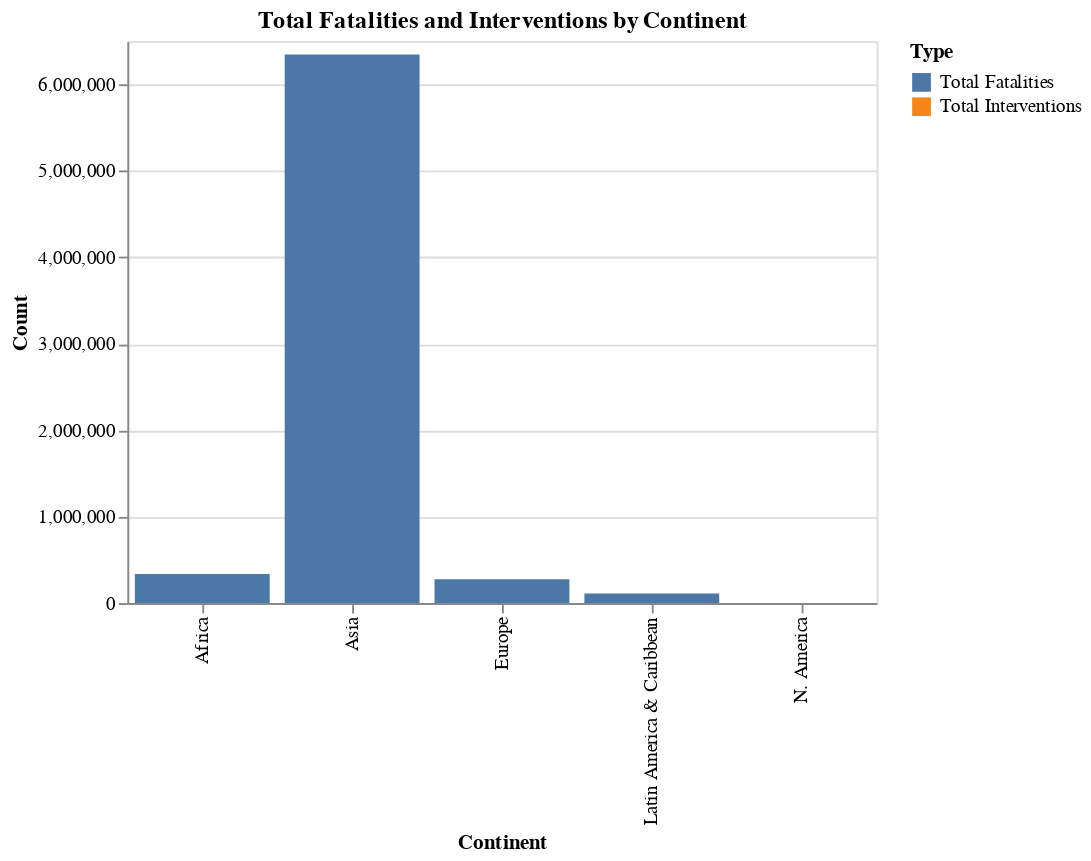

The notebook cell this image was saved under:
### Code cell
fatalities_df = df.groupby(['UNRegT', 'Fatalities']).size().reset_index(name='interv_count')

aggregated_df = fatalities_df.groupby('UNRegT').agg(
    total_fatalities=('Fatalities', 'sum'),
    total_interventions=('interv_count', 'sum')
).reset_index()

# Rename columns if desired for clarity
aggregated_df.rename(columns={
    'UNRegT': 'Continent',
    'total_fatalities': 'Total Fatalities',
    'total_interventions': 'Total Interventions'
}, inplace=True)

# Display the new DataFrame
print(aggregated_df)

melted_df = aggregated_df.melt(id_vars='Continent', value_vars=['Total Fatalities', 'Total Interventions'],
                                var_name='Type', value_name='Count')

stacked_bar_chart = alt.Chart(melted_df).mark_bar().encode(
    x=alt.X('Continent:N', title='Continent'),
    y=alt.Y('Count:Q', title='Count'),
    color='Type:N',
    tooltip=['Continent:N', 'Type:N', 'Count:Q']
).properties(
    title='Total Fatalities and Interventions by Continent',
    width=400,
    height=300
)

stacked_bar_chart

### Figure 1 — Vega-Lite specification as saved in the notebook (floating-point values rounded to 4 significant figures)
{"config": {"view": {"continuousWidth": 300, "continuousHeight": 300}}, "data": {"name": "data-c9260d1aa3711959087ae41707c897e2"}, "mark": {"type": "bar"}, "encoding": {"color": {"field": "Type", "type": "nominal"}, "tooltip": [{"field": "Continent", "type": "nominal"}, {"field": "Type", "type": "nominal"}, {"field": "Count", "type": "quantitative"}], "x": {"field": "Continent", "title": "Continent", "type": "nominal"}, "y": {"field": "Count", "title": "Count", "type": "quantitative"}}, "height": 300, "title": "Total Fatalities and Interventions by Continent", "width": 400, "$schema": "https://vega.github.io/schema/vega-lite/v5.17.0.json", "datasets": {"data-c9260d1aa3711959087ae41707c897e2": [{"Continent": "Africa", "Type": "Total Fatalities", "Count": 337000.0}, {"Continent": "Asia", "Type": "Total Fatalities", "Count": 6346000.0}, {"Continent": "Europe", "Type": "Total Fatalities", "Count": 274700.0}, {"Continent": "Latin America & Caribbean", "Type": "Total Fatalities", "Count": 111600.0}, {"Continent": "N. America", "Type": "Total Fatalities", "Count": 0.0}, {"Continent": "Africa", "Type": "Total Interventions", "Count": 43.0}, {"Continent": "Asia", "Type": "Total Interventions", "Count": 90.0}, {"Continent": "Europe", "Type": "Total Interventions", "Count": 34.0}, {"Continent": "Latin America & Caribbean", "Type": "Total Interventions", "Count": 40.0}, {"Continent": "N. America", "Type": "Total Interventions", "Count": 1.0}]}}
